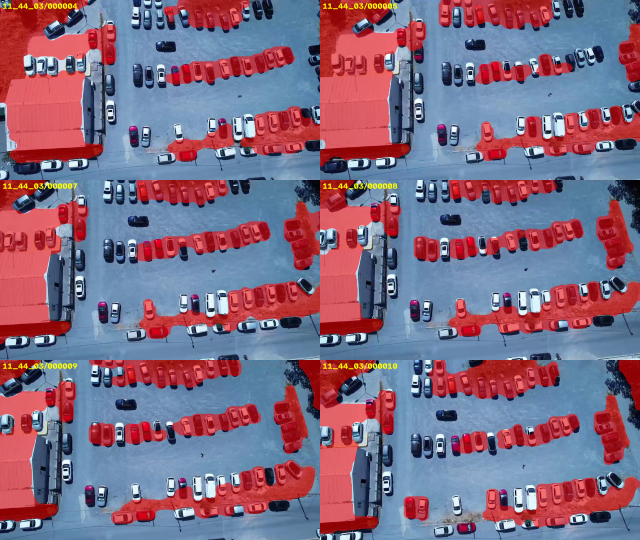
#> input picture results/t121/dogrulama_sayfa_0.png, 1280 x 1080 px (shown at 1/2 size)
$ python -i 110_t122_golge_kurali_denemesi.py   (imports and definitions only)
#> lines starting #> are read from the running program, lines starting #| are printed output that depends on the picture
#> further down, picture is the input picture: shape (1080, 1280, 3); mean B, G, R 128.5, 105.3, 129.8
"""T122 — 71'in GOLGE ISTISNASI icin duzeltme adayinin OLCUMU (uygulama DEGIL).

🔴 71'i DEGISTIRMEZ. Etiket kuralini degistirmek veri sozlesmesi degisikligidir
ve mimarin kararidir (AGENTS SS9.2). Bu betik yalnizca "onerilen kural ne
kazandirir, ne kaybettirir" sorusunu OLCER.

KUSUR (D-232, olculdu): 71 catinin %49,4'unu ZEMIN sayiyor. Gorsel doğrulama
kaçağın CATININ GOLGELI YAMACI oldugunu gosterdi. Mekanizma 71'in kendi
yorumlarindan okunuyor:
  · YAPI kurali parlak+duz+dikdortgen ister (L > 205) — golgeli yamac PARLAK DEGIL;
  · BITKI kurali "mavi yon" sapmasini BILEREK disarida birakir (D-127 ikinci
    gecis: golgeli asfalti engel yapmak koridorlari kapatiyordu).
Yamac iki agin ARASINDAN dusuyor.

DUZELTME ADAYI: golge kurtarmasi YALNIZ acik alanda gecerli olsun; bir YAPI
bilesenine BITISIK (genisletilmis maskeyle kesisen) koyu/mavi bolge, o yapinin
KENDI golgeli yuzeyidir ve ENGEL sayilsin.

IKI YONLU OLCUM (tek yonlu olcum bu projede kabul edilmez):
  KAZANC : cati alanindaki kacak ne kadar duser (yer gercegi: T121'in uc
           gorsel turda dogrulanmis cati maskeleri, 55 kare)
  RISK   : cati DISINDA yeni engel isaretlenen alan ne kadar artar — yani
           D-127'nin korumaya calistigi "golgeli asfalt" ne kadar kapaniyor.
Kazanci raporlayip riski raporlamamak, D-127'nin dustugu tuzagin aynisidir.

CIKTI: results/t122/golge_kurali.json + golge_kurali.png
"""
from __future__ import annotations

import importlib.util
import io
import json
import sys
from pathlib import Path

import cv2
import numpy as np

KOK = Path(__file__).resolve().parents[2]
CATI_KOK = KOK / "results" / "t121" / "cati_maskeleri"
KARE_KOK = KOK / "data" / "raw_frames"
CIKTI = KOK / "results" / "t122"

spec = importlib.util.spec_from_file_location(
    "etiketleyici71", KOK / "scripts" / "olcum" / "71_gercek_kare_etiketleyici.py")
E71 = importlib.util.module_from_spec(spec)
# [1 line not run here, left out]

GOLGE_BITISIKLIK = 25      # px; yapinin golgesi ona BITISIKTIR (kernel yaricapi)


def bitki_ve_yapi(img) -> tuple[np.ndarray, np.ndarray, np.ndarray]:
    """71'in BITKI ve YAPI kurallarini AYNEN uygular (sabitler 71'den).

    Arac katmani DISARIDA birakilir: olcum cati bolgesine bakiyor ve iki
    varyant da ayni sekilde araciz kuruluyor — kural degisikligi YALITILIR.
    """
    lab = cv2.cvtColor(img, cv2.COLOR_BGR2LAB)
#> lab: shape (1080, 1280, 3); mean of channels 0, 1, 2 127.8, 144, 123.9
    L = lab[:, :, 0].astype(np.int16)
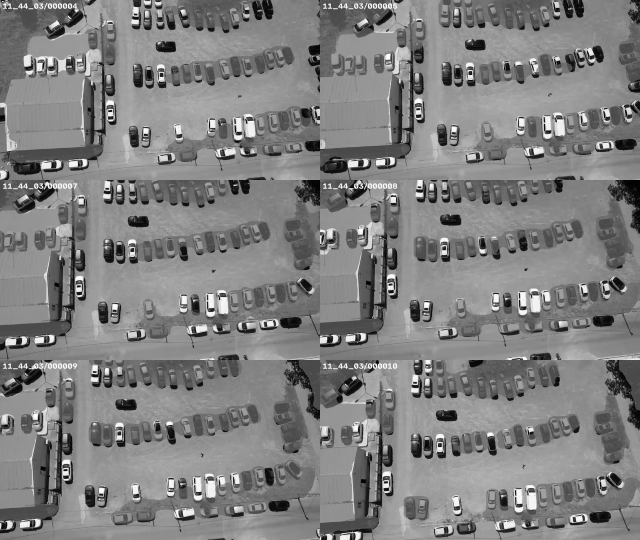
#> L: shape (1080, 1280) int16 (shown at 1/2 size); min 0, max 255, mean 127.8
    a = lab[:, :, 1].astype(np.int16)
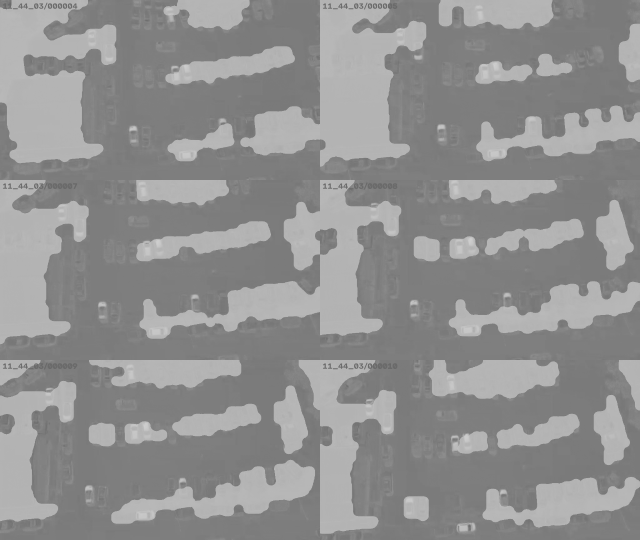
#> a: shape (1080, 1280) int16 (shown at 1/2 size); min 103, max 206, mean 144
    b = lab[:, :, 2].astype(np.int16)
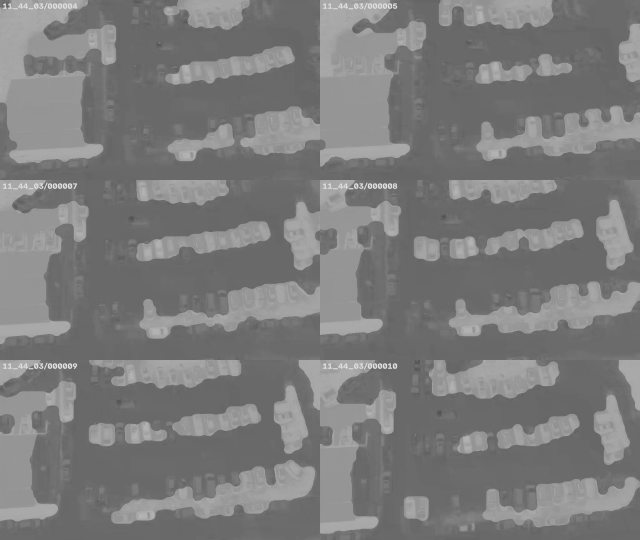
#> b: shape (1080, 1280) int16 (shown at 1/2 size); min 80, max 223, mean 123.9
    a0, b0 = float(np.median(a)), float(np.median(b))
#> a0 = 127; b0 = 109
    h, w = L.shape
#> h = 1080; w = 1280

#> (the run stopped early here; a loop or call above may not have finished)

$ run again, on results/t121/dogrulama_sayfa_4.png
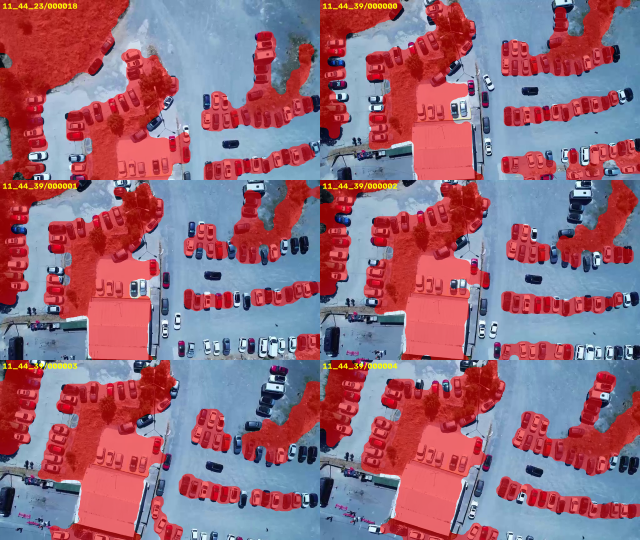
#> input picture results/t121/dogrulama_sayfa_4.png, 1280 x 1080 px (shown at 1/2 size)
#> picture is the input picture: shape (1080, 1280, 3); mean B, G, R 123.2, 105.8, 149.2
#> lab: shape (1080, 1280, 3); mean of channels 0, 1, 2 134.4, 149.6, 131.4
#> in bitki_ve_yapi, `L = lab[:, :, 0].astype(np.int16)`:
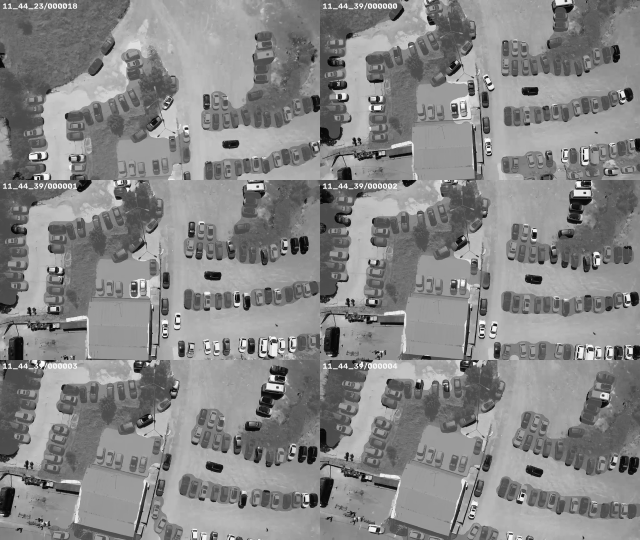
#> L: shape (1080, 1280) int16 (shown at 1/2 size); min 0, max 255, mean 134.4
#> in bitki_ve_yapi, `b = lab[:, :, 2].astype(np.int16)`:
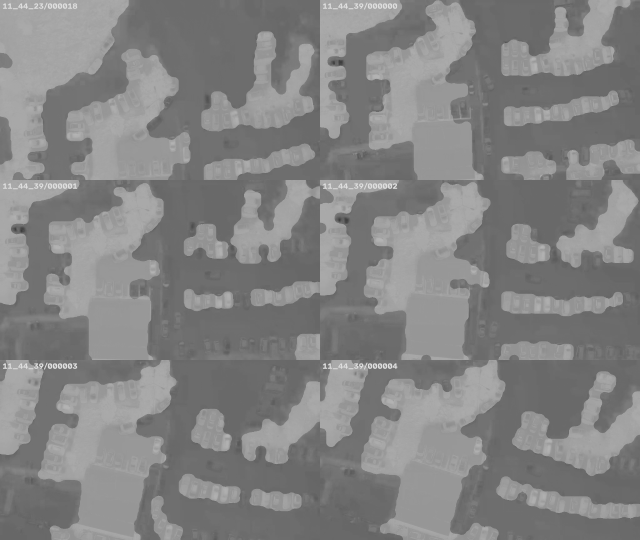
#> b: shape (1080, 1280) int16 (shown at 1/2 size); min 59, max 223, mean 131.4
#> a0 = 129; b0 = 116

$ run again, on results/t121/dogrulama_sayfa_5.png
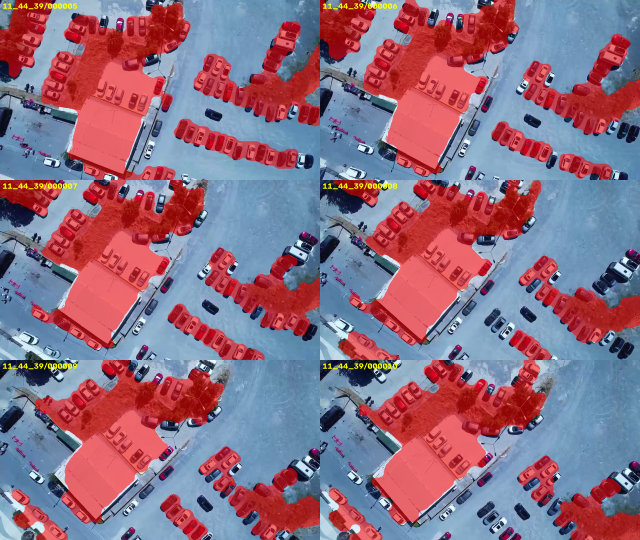
#> input picture results/t121/dogrulama_sayfa_5.png, 1280 x 1080 px (shown at 1/2 size)
#> picture is the input picture: shape (1080, 1280, 3); mean B, G, R 129.2, 109.3, 142.3
#> lab: shape (1080, 1280, 3); mean of channels 0, 1, 2 134.3, 146.4, 127.5
#> in bitki_ve_yapi, `L = lab[:, :, 0].astype(np.int16)`:
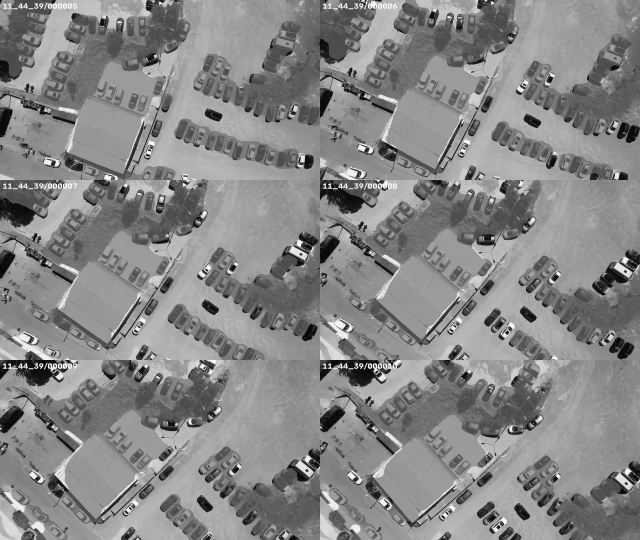
#> L: shape (1080, 1280) int16 (shown at 1/2 size); min 0, max 254, mean 134.3
#> in bitki_ve_yapi, `b = lab[:, :, 2].astype(np.int16)`:
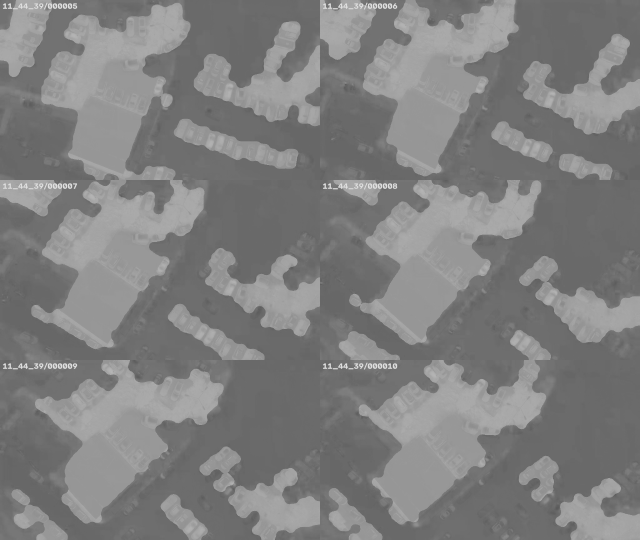
#> b: shape (1080, 1280) int16 (shown at 1/2 size); min 89, max 223, mean 127.5
#> a0 = 127; b0 = 113

$ run again, on results/t121/dogrulama_sayfa_6.png
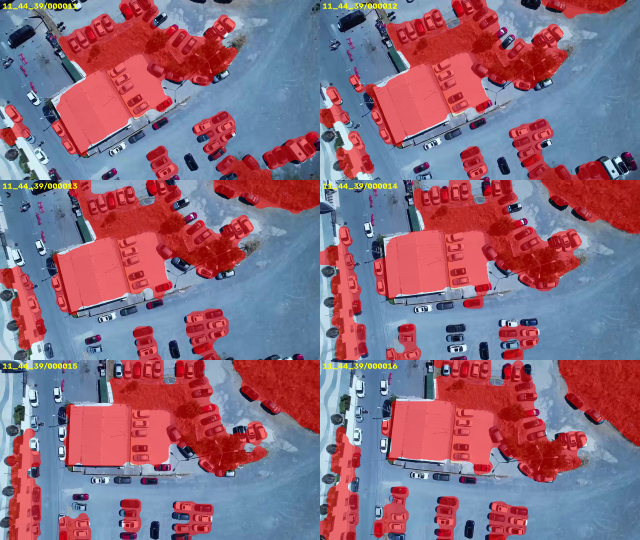
#> input picture results/t121/dogrulama_sayfa_6.png, 1280 x 1080 px (shown at 1/2 size)
#> picture is the input picture: shape (1080, 1280, 3); mean B, G, R 125.2, 105.8, 140.3
#> lab: shape (1080, 1280, 3); mean of channels 0, 1, 2 131.6, 146.9, 128.1
#> in bitki_ve_yapi, `L = lab[:, :, 0].astype(np.int16)`:
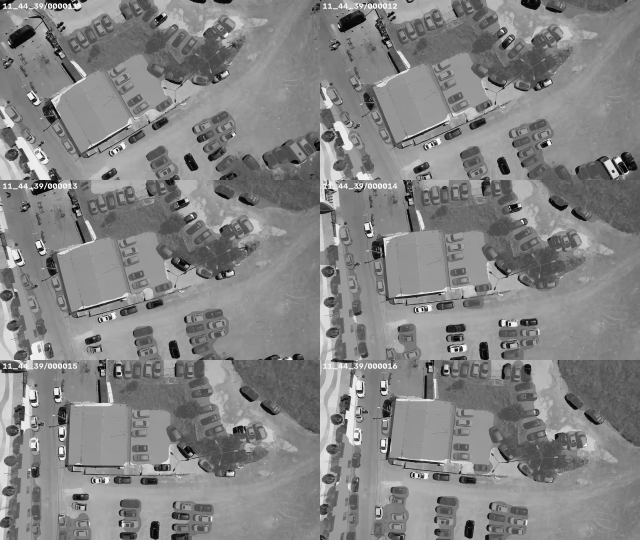
#> L: shape (1080, 1280) int16 (shown at 1/2 size); min 1, max 254, mean 131.6
#> in bitki_ve_yapi, `b = lab[:, :, 2].astype(np.int16)`:
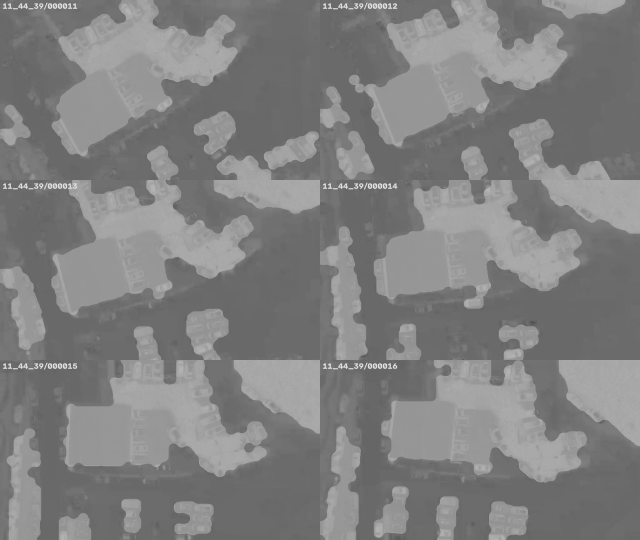
#> b: shape (1080, 1280) int16 (shown at 1/2 size); min 82, max 223, mean 128.1
#> a0 = 127; b0 = 114
